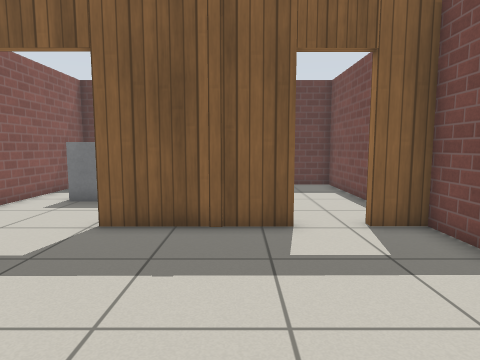
View 1 (above)

15 first-person views from a walk through a robot-simulator world made for Gazebo. The camera is 0.92 m above the floor, tilts 6° down and sees 75° across. The floor is counted in squares, 0.5 m on a side. Each view is taken from the middle of a square. On the plan, view 1 faces up. The plan holds only what a view shows up to about 16 squares ahead; the rest is blank. Simple patterns stand in for the simulator's built-in surfaces.

View 2
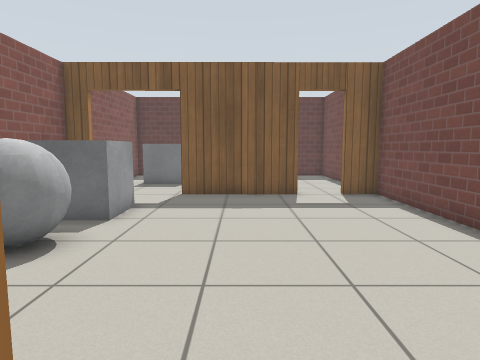

View 3
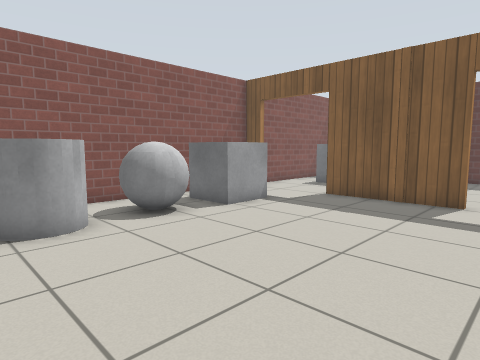

View 4
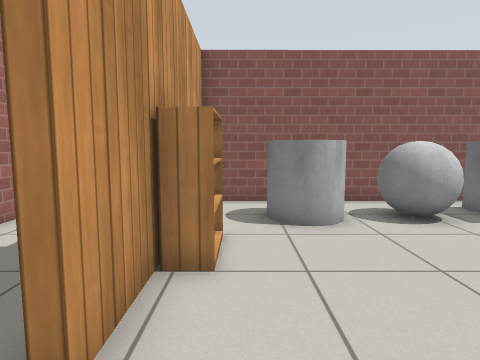

View 5
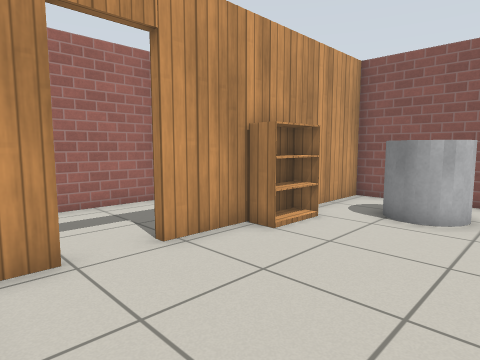

View 6
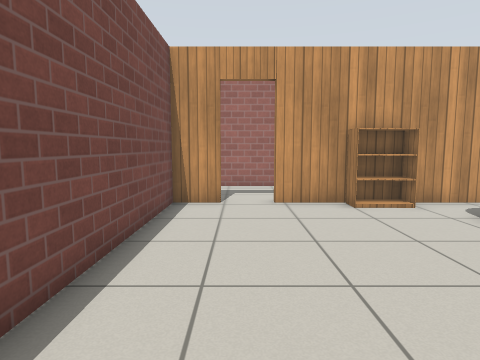

View 7
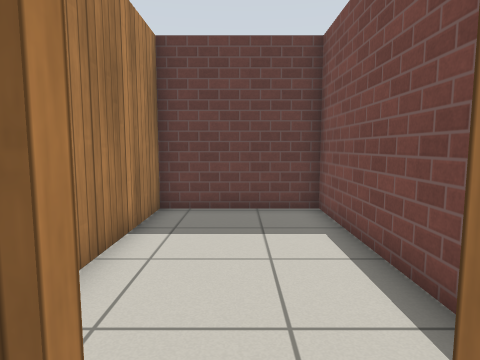

View 8
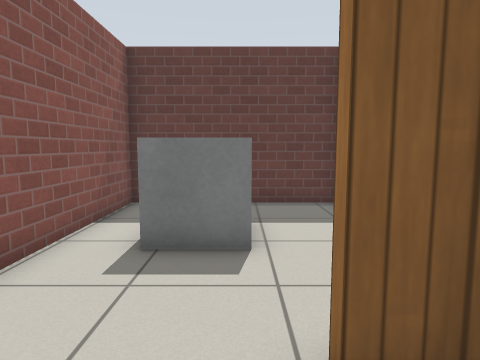

View 9
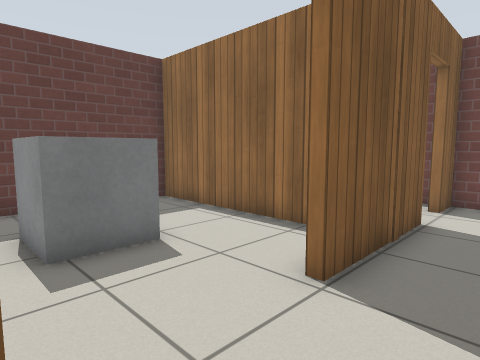

View 10
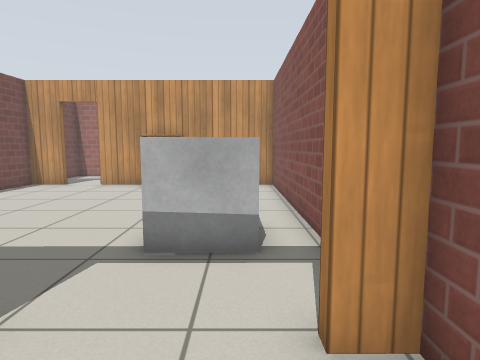

View 11
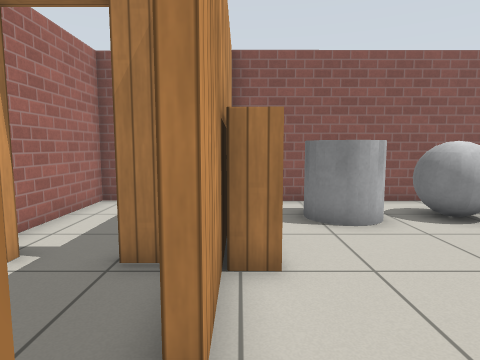

View 12
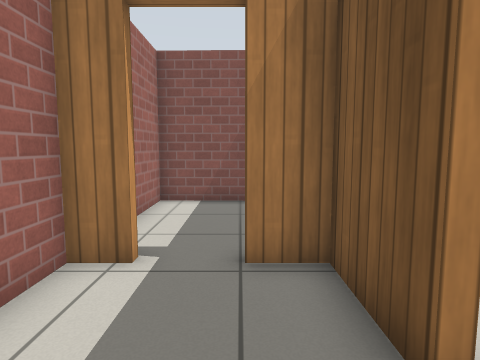

View 13
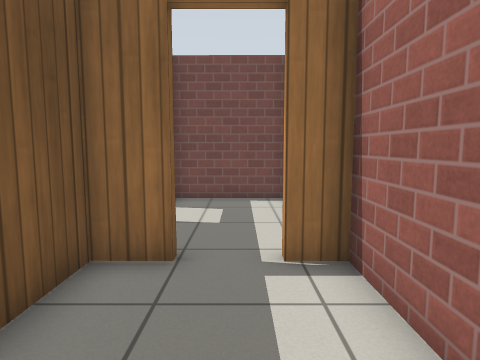

View 14
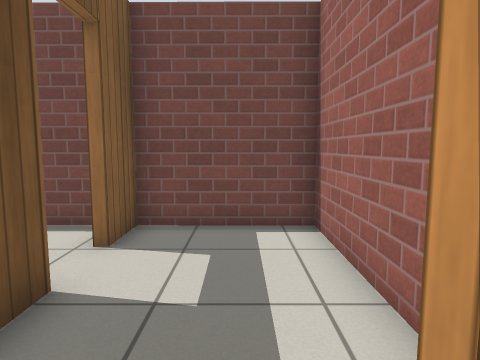

View 15
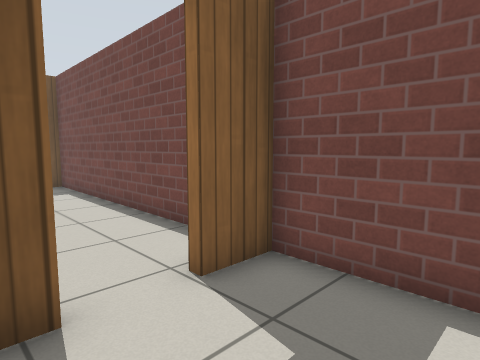

### Floor plan
Ten units are one square. View 1 is at (0, 0); x grows to the right and y downward. Boxes are objects, and circles mark ways between rooms. Rooms are numbered by the first view taken in them; rooms with no view inside come last. Other rooms are left out.
<svg viewBox="-81 -158 130 261">
<path fill="none" stroke="#000" d="M-16 53 9 53M13 -71 -33 -71M-68 -71 -76 -71 -76 53 -34 53M26 53 42 53 43 -71 30 -71M-7 -90 -7 -153 -76 -153 -76 -74 -68 -74M9 56 -18 56 -18 70M-18 86 -18 98 42 98 42 56 26 56M-76 67 -76 98 -21 98 -21 86M-21 70 -21 56 -40 56M43 -77 44 -153 -4 -153 -4 -105"/>
<rect x="-65" y="-15" width="30" height="20" fill="#bbb"><title>grey ball</title></rect>
<rect x="-65" y="-45" width="20" height="20" fill="#bbb"><title>grey box</title></rect>
<rect x="-55" y="15" width="20" height="20" fill="#bbb"><title>grey cylinder</title></rect>
<rect x="-35" y="45" width="20" height="10" fill="#bbb"><title>bookshelf</title></rect>
<rect x="-65" y="-125" width="30" height="20" fill="#bbb"><title>other object</title></rect>
<circle cx="-50" cy="-70" r="3" fill="#2a7"/>
<circle cx="17" cy="53" r="3" fill="#2a7"/>
<circle cx="-30" cy="60" r="3" fill="#2a7"/>
<circle cx="20" cy="-70" r="3" fill="#2a7"/>
<circle cx="-20" cy="75" r="3" fill="#2a7"/>
<text x="-20" y="-10">1</text>
<text x="-50" y="-120">2</text>
<text x="10" y="80">3</text>
<text x="-50" y="80">4</text>
<text x="20" y="-120">5</text>
</svg>
Room 1 opens to room 2. Room 1 opens to room 3. Room 1 opens to room 4. Room 1 opens to room 5. Room 3 opens to room 4.

Where each view was taken, in squares from view 1:
view 1: 0 up, 0 right, facing up
view 2: 5 down, 1 left, facing up
view 3: 4 down, 3 right, facing up-left
view 4: 4 down, 3 right, facing left
view 5: 0 up, 4 right, facing down-left
view 6: 5 up, 2 right, facing down
view 7: 6 up, 2 right, facing up
view 8: 5 up, 4 left, facing up
view 9: 5 up, 7 left, facing up-right
view 10: 10 up, 6 left, facing down
view 11: 5 down, 3 right, facing left
view 12: 7 down, 3 right, facing left
view 13: 8 down, 7 left, facing right
view 14: 8 down, 3 left, facing right
view 15: 9 down, 0 right, facing up-right
